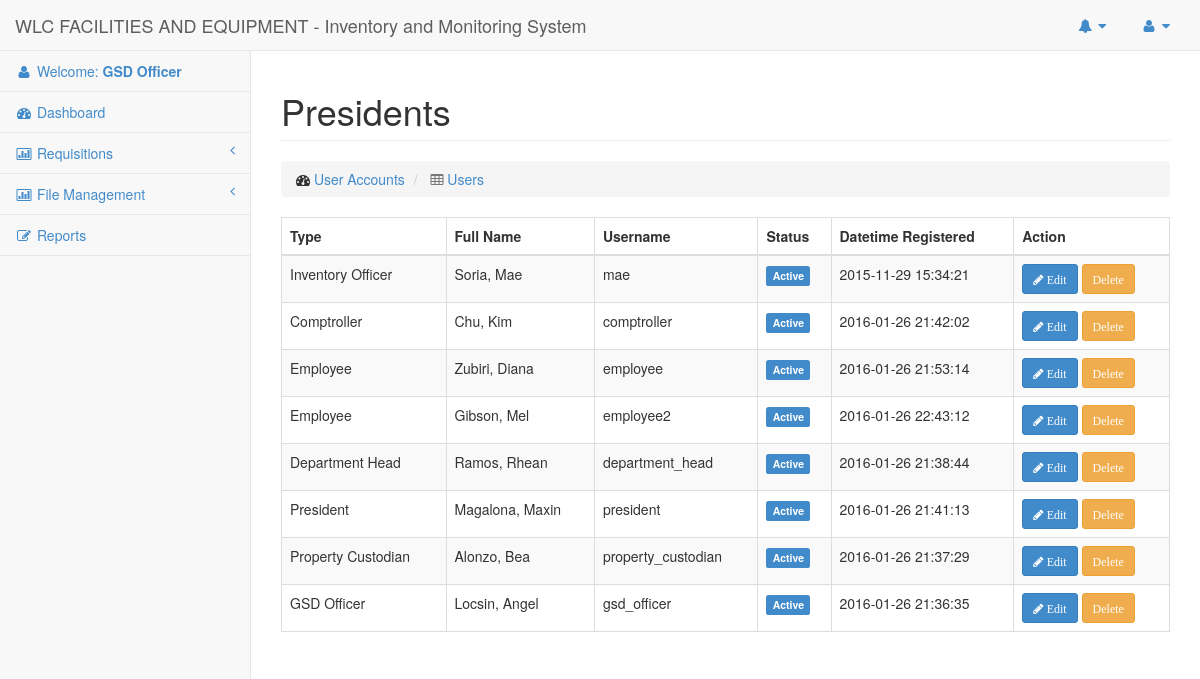
The page /Pages/Users/list.php (signed in) on the database its author committed.
### tables this page shows
CREATE TABLE `users` (
  `id` int(50) NOT NULL AUTO_INCREMENT,
  `email` varchar(100) NOT NULL,
  `password` varchar(100) NOT NULL,
  `lastname` varchar(100) NOT NULL,
  `firstname` varchar(100) NOT NULL,
  `middlename` varchar(50) NOT NULL,
  `status` enum('Active','Inactive','Deleted') NOT NULL,
  `type` varchar(30) NOT NULL,
  `datetime_added` datetime NOT NULL,
  `datetime_updated` varchar(45) NOT NULL,
  `datetime_deleted` varchar(45) NOT NULL,
  `department_id` int(11) NOT NULL,
  PRIMARY KEY (`id`),
  UNIQUE KEY `user_id` (`id`),
  UNIQUE KEY `user_id_2` (`id`),
  UNIQUE KEY `user_id_3` (`id`)
);

### Core/Template.php (called while the page is built)
<?php
Class Template
{
	public static function header()
	{
		include $_SERVER['DOCUMENT_ROOT'].'/Pages/Includes/header.php';
	}
	public static function footer($scripts = false)
	{
		include $_SERVER['DOCUMENT_ROOT'].'/Pages/Includes/footer.php';
	}
}

### Config/DbConnection.php (called while the page is built, shortened)
<?php
Class DbConnection{
	private static $_instance;
	public static function connect() {
		if(!self::$_instance) {
			self::$_instance = new self();
		}
		return self::$_instance;
	}
	private function __construct() {
		$this->_connection = new mysqli(Constant::DB_HOST, Constant::DB_USER,
			Constant::DB_PASS, Constant::DB_NAME);
	}
	public function getConnection() {
		return $this->_connection;
	}
}

### Core/Login.php (called while the page is built, shortened)
<?php
Class Login {
	public static function getUserLoggedInId()
	{
		return $_SESSION['id'];
	}
}

### Repositories/Notification.php (called while the page is built, shortened)
<?php
class Notification extends Base
{
	public function getAllByRecepient($recepientId)
	{
		$sql = "
			SELECT
				`notifications`.`id` as notification_id,
				`notifications`.`msg` as notification_msg,
				`notifications`.`datetime_sent` as notification_datetime_sent,
				`users`.`firstname` as user_firstname,
				`users`.`lastname` as user_lastname
			FROM
				`notifications`
			JOIN
				`users`
			ON
				`users`.`id` = `notifications`.`sender_id`
			WHERE
				`notifications`.`recepient_id` = $recepientId
			AND
				`notifications`.`viewed` = '".Constant::NOTIFICATION_NOT_VIEWED."'
		";
		return $this->raw($sql);
	}
}

### Repositories/Base.php (called while the page is built, shortened)
<?php
Class Base {
	public $connection = '';
	public function __construct()
	{
		$this->connection = DbConnection::connect()->getConnection();
	}
	public function getAll($columns = null, $where = null)
	{
		$sql = '';
		if ($columns) {
			$sql = 'SELECT '.implode(',', $columns).' FROM '.$this->table;
		} else {
			$sql = 'SELECT * FROM '.$this->table;
		}
		$data = $this->connection->query($sql);
		return $data;
	}
	public function raw($sql)
	{
		return $this->connection->query($sql);
	}
}
?>

### Core/Link.php (called while the page is built)
<?php
Class Link
{
	public static function createUrl($url)
	{
		return 'http://'.$_SERVER['HTTP_HOST'].'/'.$url;
	}
}

### Core/LoggedInUser.php (called while the page is built, shortened)
<?php
Class LoggedInUser
{
	public static function type()
	{
		return isset($_SESSION['type']) ? $_SESSION['type'] : null;
	}
}

### Utilities/RequesterUtility.php (called while the page is built)
<?php
Class RequesterUtility
{
	public static function getFullName($data)
	{
		return ucwords($data['user_lastname']).', '.ucwords($data['user_firstname']).' ';
	}
}

### Pages/Users/list.php (the view, shortened to what this page needs)
<?php
$userObj = new User();
?>
<?php Template::header(); ?>
  <div class="row">
      <div class="col-lg-12">
          <h1 class="page-header">Presidents</h1>
          <ol class="breadcrumb">
              <li>
                  <i class="fa fa-dashboard"></i>  <a href="#">User Accounts</a>
              </li>
              <li class='active'>
                  <i class="fa fa-table"></i>  <a href="#">Users</a>
              </li>
          </ol>
      </div>
  </div>
  <div class="row">
    <div class="col-md-12">
      <div class="table-responsive">
        <?php
            $result = $userObj->getAll([
                'email',
                'firstname as user_firstname',
                'middlename',
                'lastname as user_lastname',
                'status',
                'datetime_added',
                'type'
              ], []);
        ?>
        <table class="table table-striped table-hover table-bordered">
          <thead>
              <tr id='th'>
                <th> Type </th>
                <th> Full Name </th>
                <th> Username </th>
                <th> Status </th>
                <th> Datetime Registered </th>
                <th> Action </th>
              </tr>
          </thead>
          <tbody>
            <?php if ($result && 0 != $result->num_rows) { ?>
                <?php  while ($user = $result->fetch_assoc()) { ?>
                  <tr>
                    <td><?php echo $user['type']; ?></td>
                    <td><?php echo RequesterUtility::getFullName($user); ?></td>
                    <td><?php echo $user['email']; ?></td>
                    <td><?php echo UserUtility::formatStatus($user['status']); ?></td>
                    <td><?php echo $user['datetime_added']; ?></td>
                    <td>
                        <a href="#" class='btn btn-sm btn-primary'>
                          <i class='fa fa-pencil'> Edit</i>
                        </a>
                        <a href="#" class='btn btn-sm btn-warning'>
                          <i class='fa fa-delete'>Delete</i>
                        </a>
                    </td>
                  </tr>
                <?php } ?>
            <?php } ?>
          </tbody>
        </table>
      </div>
    </div>
  </div>
<?php Template::footer(); ?>

### Pages/Includes/header.php (shortened to what this page needs)
<!DOCTYPE html>
<html lang="en">
<head>
    <?php
        Assets::renderCss([
            'bootstrap.min.css',
            'metisMenu.min.css',
            'timeline.css',
            'sb-admin-2.css',
            'morris.css',
            'font-awesome.min.css'
        ]);
    ?>
</head>
<body>
    <div id="wrapper">
        <nav class="navbar navbar-default navbar-static-top" role="navigation" style="margin-bottom: 0">
            <div class="navbar-header">
                <a class="navbar-brand" href="index.html">WLC FACILITIES AND EQUIPMENT - Inventory and Monitoring System</a>
            </div>
            <ul class="nav navbar-top-links navbar-right">
                <?php
                    $notificationObj = new Notification();
                    $notification = $notificationObj->getAllByRecepient(Login::getUserLoggedInId());
                ?>
                <li class="dropdown" <?php echo ($notification) ? "id='view_notif'" :'' ?>>
                    <a class="dropdown-toggle" data-toggle="dropdown" href="#">
                        <i class="fa fa-bell fa-fw"></i>  <i class="fa fa-caret-down"></i>
                    </a>
                </li>
                <li class="dropdown">
                    <a class="dropdown-toggle" data-toggle="dropdown" href="#">
                        <i class="fa fa-user fa-fw"></i>  <i class="fa fa-caret-down"></i>
                    </a>
                </li>
            </ul>
            <div class="navbar-default sidebar" role="navigation">
                <div class="sidebar-nav navbar-collapse">
                    <ul class="nav" id="side-menu">
                        <li>
                            <a href="javascript:void(0)"><i class="fa fa-user fa-fw"></i> Welcome: <b><?php echo $_SESSION['type']; ?></b></a>
                        </li>
                        <li>
                            <a href="<?php echo Link::createUrl('Pages/home.php'); ?>"><i class="fa fa-dashboard fa-fw"></i> Dashboard</a>
                        </li>
                        <?php if (LoggedInUser::type() == Constant::USER_GSD_OFFICER) { ?>
                            <li>
                                <a href="#"><i class="fa fa-bar-chart-o fa-fw"></i> Requisitions<span class="fa arrow"></span></a>
                            </li>
                            <li>
                                <a href="#"><i class="fa fa-bar-chart-o fa-fw"></i> File Management<span class="fa arrow"></span></a>
                            </li>
                            <li>
                                <a href="<?php echo Link::createUrl('Pages/Reports/list.php'); ?>"><i class="fa fa-edit fa-fw"></i> Reports</a>
                            </li>
                        <?php } ?>
                    </ul>
                </div>
            </div>
        </nav>
        <div id="page-wrapper">

### Core/Assets.php (shortened to what this page needs)
<?php
Class Assets
{
	public static function renderCss($filenames)
	{
		foreach ($filenames as $filename) {
			$filename = 'http://'.$_SERVER['HTTP_HOST'].'/css/'.$filename;
			echo "<link rel='stylesheet' href=$filename />";
		}
	}
}

### Utilities/UserUtility.php (shortened to what this page needs)
<?php
class UserUtility
{
	public static function formatStatus($status)
	{
		if ($status == Constant::USER_ACTIVE) {
			return '<label class="label label-primary">Active</label>';
		} else if ($status == Constant::USER_DELETED) {
			return '<label class="label label-danger">Deleted</label>';
		}
	}
}

### Pages/Includes/footer.php (shortened to what this page needs)
</div>
    </div>
</body>
</html>

### css/sb-admin-2.css (style rules this page uses)
body { background-color: #f8f8f8; }
#wrapper { width: 100%; }
#page-wrapper { padding: 0 15px; min-height: 568px; background-color: #fff; }
@media (min-width:768px) { #page-wrapper { position: inherit; margin: 0 0 0 250px; padding: 0 30px; border-left: 1px solid #e7e7e7; } }
.navbar-top-links { margin-right: 0; }
.navbar-top-links li { display: inline-block; }
.navbar-top-links li:last-child { margin-right: 15px; }
.navbar-top-links li a { padding: 15px; min-height: 50px; }
.sidebar .sidebar-nav.navbar-collapse { padding-right: 0; padding-left: 0; }
.sidebar ul li { border-bottom: 1px solid #e7e7e7; }
.sidebar .arrow { float: right; }
.sidebar .fa.arrow:before { content: "\f104"; }
@media (min-width:768px) { .sidebar { z-index: 1; position: absolute; width: 250px; margin-top: 51px; } }

### rows shown on the page
users: type "Inventory Officer", RequesterUtility::getFullName($user) "Soria, Mae", email "mae", status "Active", datetime_added "2015-11-29 15:34:21"
users: type "Comptroller", RequesterUtility::getFullName($user) "Chu, Kim", email "comptroller", status "Active", datetime_added "2016-01-26 21:42:02"
users: type "Employee", RequesterUtility::getFullName($user) "Zubiri, Diana", email "employee", status "Active", datetime_added "2016-01-26 21:53:14"
users: type "Employee", RequesterUtility::getFullName($user) "Gibson, Mel", email "employee2", status "Active", datetime_added "2016-01-26 22:43:12"
users: type "Department Head", RequesterUtility::getFullName($user) "Ramos, Rhean", email "department_head", status "Active", datetime_added "2016-01-26 21:38:44"
users: type "President", RequesterUtility::getFullName($user) "Magalona, Maxin", email "president", status "Active", datetime_added "2016-01-26 21:41:13"
users: type "Property Custodian", RequesterUtility::getFullName($user) "Alonzo, Bea", email "property_custodian", status "Active", datetime_added "2016-01-26 21:37:29"
users: type "GSD Officer", RequesterUtility::getFullName($user) "Locsin, Angel", email "gsd_officer", status "Active", datetime_added "2016-01-26 21:36:35"

### other values the page prints
$_SESSION['type'] "GSD Officer"
